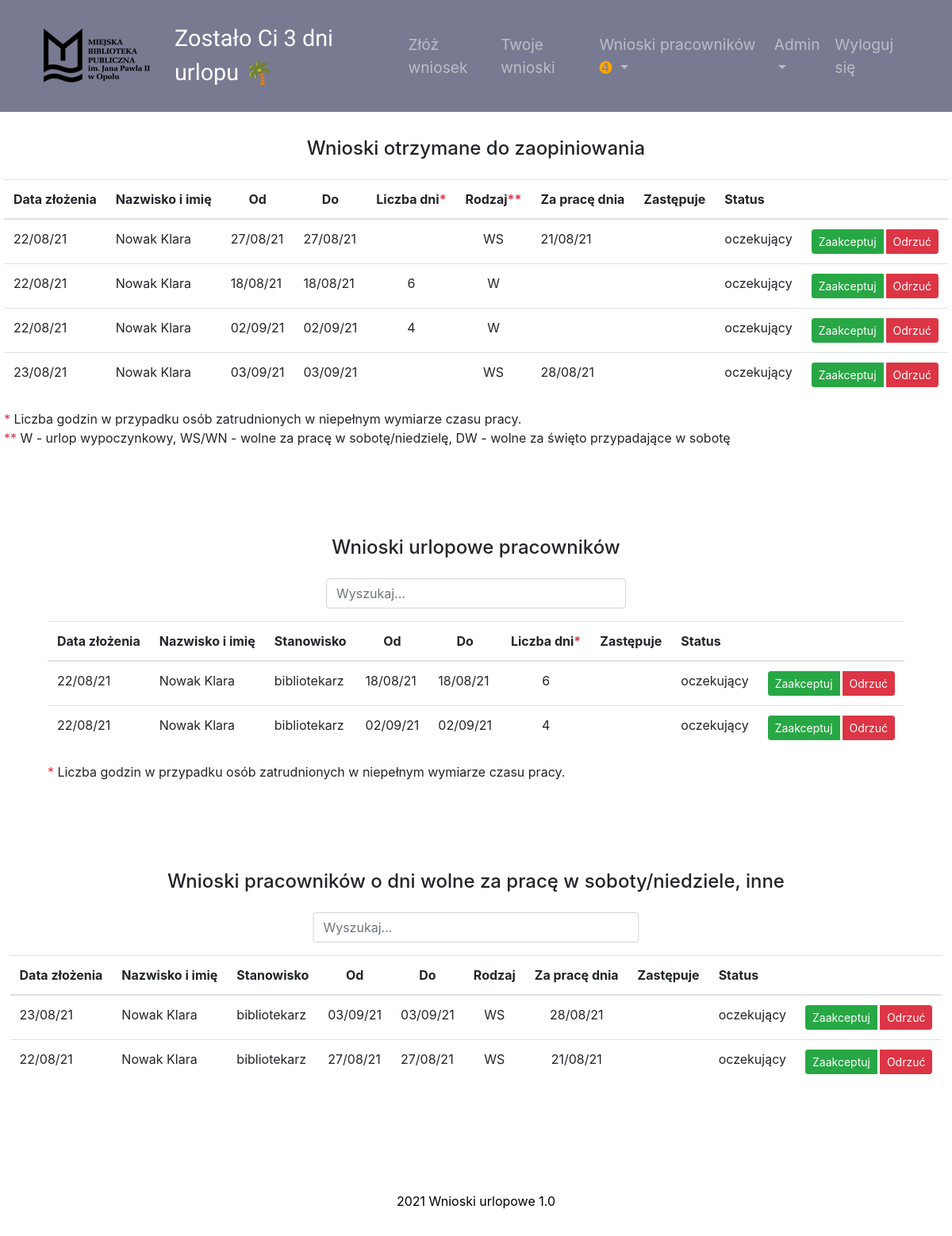
/employees_requests (signed in), run on an earlier commit of the app's database.
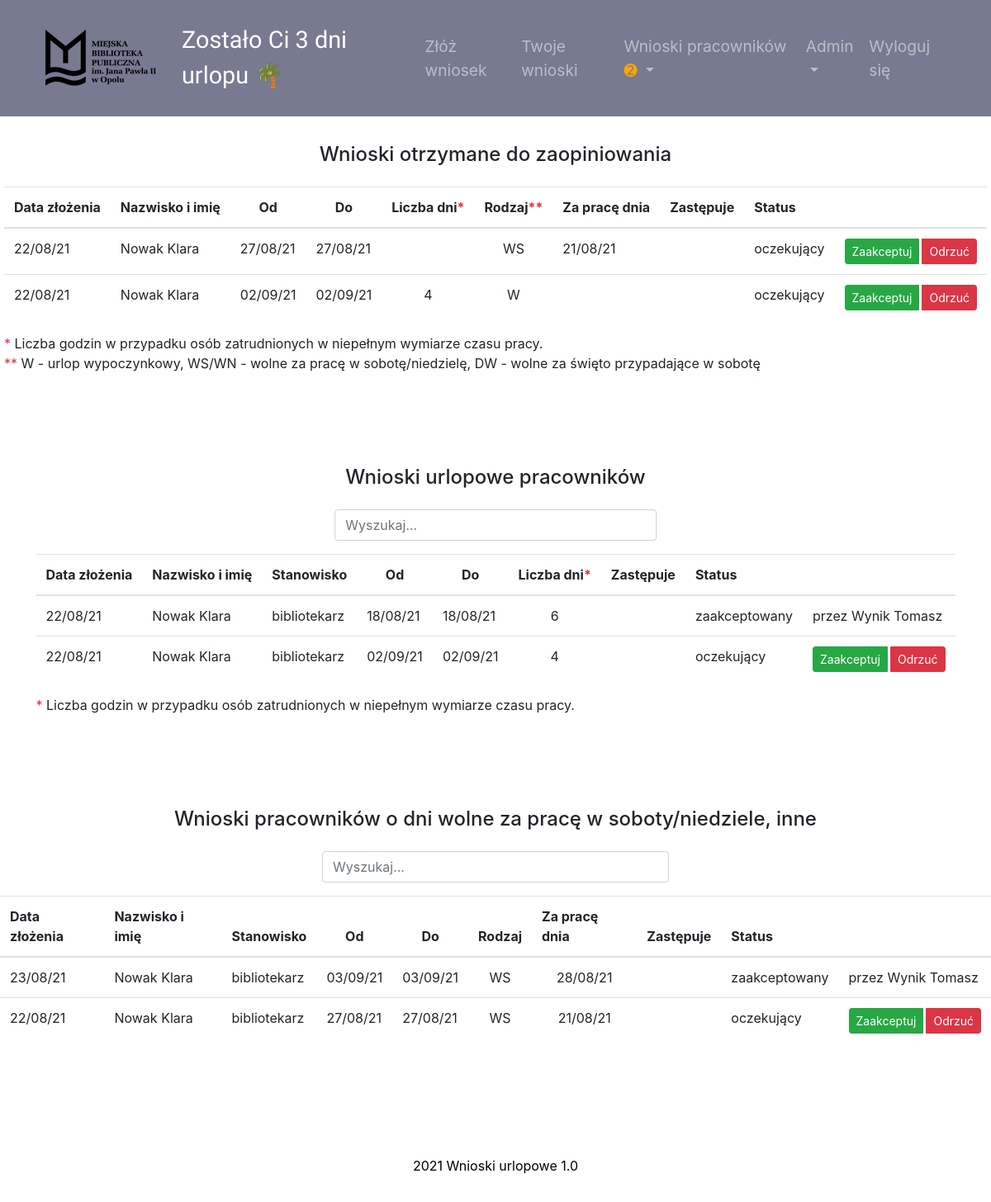
And on a later commit of the database.
### main.py (models this page shows, shortened)
class Request(db.Model):
    __tablename__ = "requests"
    id = db.Column(db.Integer, primary_key=True)
    author_id = db.Column(db.Integer, db.ForeignKey("employees.id"))
    author = relationship("Employee", back_populates="requests")
    type = db.Column(db.String(250), nullable=False)
    work_date = db.Column(db.String(250))
    send_date = db.Column(db.String(250), nullable=False)
    start_date = db.Column(db.String(250), nullable=False)
    end_date = db.Column(db.String(250))
    days = db.Column(db.Integer)
    status = db.Column(db.String(15))
    substitute = db.Column(db.String(50), nullable=True)
    send_to_person = db.Column(db.String(50))
    signed_by = db.Column(db.String(50))

class Employee(UserMixin, db.Model):
    __tablename__ = "employees"
    id = db.Column(db.Integer, primary_key=True)
    name = db.Column(db.String(50), unique=False, nullable=False)
    login = db.Column(db.String(10), unique=True, nullable=False)
    password = db.Column(db.String(100))
    position = db.Column(db.String(50), unique=False)
    position_info = db.Column(db.String(20))
    work_place = db.Column(db.String)
    is_manager = db.Column(db.String(3), nullable=False)
    is_topmanager = db.Column(db.String(3), nullable=False)
    work_time = db.Column(db.Float, unique=False, nullable=False)
    email = db.Column(db.String)
    days_off = db.Column(db.Integer, nullable=False)
    annual_days_off = db.Column(db.Integer)
    contract_end = db.Column(db.String)
    requests = relationship("Request", back_populates="author")
    sickleaves = relationship("SickLeave", back_populates="person")
    manager_id = db.Column(db.Integer, db.ForeignKey("employees.id"))
    manager = relationship("Employee", backref='subordinates', remote_side="Employee.id")
    today_note = db.Column(db.String(20))
    additional_info = db.Column(db.String)

### main.py (the view)
@app.route("/employees_requests")
@login_required
def employees_requests():
    employee_to_search = Employee.query.get(current_user.id)
    employees_requests_received = db.session.query(Request).filter(
        Request.send_to_person == employee_to_search.name).filter(Request.status == "oczekujący")
    employees_requests_others = db.session.query(Request).filter(
        (Request.type == 'WS') | (Request.type == 'WN') | (Request.type == "DW")).order_by(
        desc(Request.send_date)).all()
    employees_requests_holiday = db.session.query(Request).filter(Request.type == "W").order_by(
        desc(Request.send_date)).all()
    request_list = len(employees_requests_received.all())
    return render_template("employees_requests.html", employees_requests_received=employees_requests_received,
                           employees_requests_holiday=employees_requests_holiday,
                           employees_requests_others=employees_requests_others, request_list=request_list)

### main.py (called while the page is built)
@login_manager.user_loader
def load_user(employee_id):
    return Employee.query.get(int(employee_id))

### templates/employees_requests.html (shortened to what the changed rows need)
{% include 'header.html' %}
<main>
<section class="page-section" id="to_accept" >
<div class="requests">
    <div class="main-table">
        <table class="table js-serial table-responsive" id="wnioski_table">
            <thead>
            <tr>
                <th scope="col">Data złożenia</th>
                <th scope="col">Nazwisko i imię</th>
                <th class="text-center" scope="col">Od</th>
                <th class="text-center" scope="col">Do</th>
                <th scope="col">Liczba dni<span class="text-danger">*</span></th>
                <th scope="col">Rodzaj<span class="text-danger">**</span></th>
                <th scope="col" class="text-center">Za pracę dnia</th>
                <th scope="col">Zastępuje</th>
                <th scope="col">Status</th>
                <th scope="col"></th>
            </tr>
            </thead>
            <tbody >
            {% for request in employees_requests_received %}
            <tr>
                <td>{{request.send_date}}</td>
                <td>{{request.author.name}} {{request.author.position_info}}</td>
                <td>{{request.start_date}}</td>
                <td>{{request.end_date}}</td>
                <td class="text-center">{{request.days}}</td>
                <td class="text-center">{{request.type}}</td>
                <td>{{request.work_date}}</td>
                <td>{{request.substitute}}</td>
                <td>{{request.status}}</td>
                {% if request.status=="oczekujący" %}
                <td>
                    <div class="btn-group btn-group-sm">
                        <a href="{{url_for('accept_request', manager_id=current_user.id, request_id=request.id)}}" role="button" class="btn btn-success mr-1  ">Zaakceptuj</a>
                        <a href="{{url_for('reject_request', manager_id=current_user.id, request_id=request.id)}}" role="button" class="btn btn-danger">Odrzuć</a>
                    </div>
                </td>
                {%else%}
                 <td>przez {{request.signed_by}}</td>
                {% endif %}
            </tr>
            {% endfor %}
            </tbody>
        </table>
        </div>
</div>
</section>
<section class="page-section" id="holiday">
    <div class="requests" >
        <div class="main-table">
        <table class="table js-serial table-responsive ">
            <thead>
            <tr>
                <th scope="col">Data złożenia</th>
                <th scope="col">Nazwisko i imię</th>
                <th scope="col">Stanowisko</th>
                <th class="text-center" scope="col">Od</th>
                <th class="text-center" scope="col">Do</th>
                <th scope="col">Liczba dni<span class="text-danger">*</span></th>
                <th scope="col">Zastępuje</th>
                <th scope="col">Status</th>
                <th scope="col"></th>
            </tr>
            </thead>
            {% if not current_user.is_topmanager %}
            <tbody class="myTable" id="myTable">
            {% for request in employees_requests_holiday %}
            {% if request.author.manager.name == current_user.name%}
            <tr>
                <td>{{request.send_date}}</td>
                <td>{{request.author.name}}</td>
                <td>{{request.author.position}}</td>
                <td>{{request.start_date}}</td>
                <td>{{request.end_date}}</td>
                <td class="text-center">{{request.days}}</td>
                <td>{{request.substitute}}</td>
                <td>{{request.status}}</td>
                {% if request.status=="oczekujący" %}
                <td>
                    <div class="btn-group btn-group-sm">
                        <a href="{{url_for('accept_request', manager_id=current_user.id, request_id=request.id)}}" role="button" class="btn btn-success mr-1  ">Zaakceptuj</a>
                        <a href="{{url_for('reject_request', manager_id=current_user.id, request_id=request.id)}}" role="button" class="btn btn-danger">Odrzuć</a>
                    </div>
                </td>
                {%else%}
                 <td>przez {{request.signed_by}}</td>
                {% endif %}
            </tr>
            {% endif %}
            {% endfor %}
            </tbody>
            {%else%}
                 <tbody class="myTable" id="myTable3">
            {% for request in employees_requests_holiday %}
            {% if request.author.name != current_user.name %}
            {% if request.author.manager_id==current_user.id %}
            <tr>
                <td>{{request.send_date}}</td>
                <td>{{request.author.name}}</td>
                <td>{{request.author.position}}</td>
                <td>{{request.start_date}}</td>
                <td>{{request.end_date}}</td>
                <td class="text-center">{{request.days}}</td>
                <td>{{request.substitute}}</td>
                <td>{{request.status}}</td>
                {% if request.status=="oczekujący" %}
                <td>
                    <div class="btn-group btn-group-sm">
                        <a href="{{url_for('accept_request', manager_id=current_user.id, request_id=request.id)}}" role="button" class="btn btn-success mr-1  ">Zaakceptuj</a>
                        <a href="{{url_for('reject_request', manager_id=current_user.id, request_id=request.id)}}" role="button" class="btn btn-danger">Odrzuć</a>
                    </div>
                </td>
                {%else%}
                 <td>przez {{request.signed_by}}</td>
                {% endif %}
            </tr>
            {% endif%}
            {% endif%}
            {% endfor %}
            </tbody>
            {%endif%}
        </table>
            </div>
        </div>
    </section>
<section class="page-section" id="saturday">
    <div class="requests" >
        <div class="main-table">
        <table class="table js-serial table-responsive">
            <thead>
            <tr>
                <th scope="col">Data złożenia</th>
                <th scope="col">Nazwisko i imię</th>
                <th scope="col">Stanowisko</th>
                <th class="text-center" scope="col">Od</th>
                <th class="text-center" scope="col">Do</th>
                <th scope="col">Rodzaj</th>
                <th scope="col">Za pracę dnia</th>
                <th scope="col">Zastępuje</th>
                <th scope="col">Status</th>
                <th scope="col"></th>
            </tr>
            </thead>
            {% if not current_user.is_topmanager %}
            <tbody class="myTable2" id="myTable2">
            {% for request in employees_requests_others %}
             {% if request.author.manager.name == current_user.name %}
            <tr>
                <td class="search">{{request.send_date}}</td>
                <td>{{request.author.name}}</td>
                <td>{{request.author.position}}</td>
                <td class="search">{{request.start_date}}</td>
                <td class="search">{{request.end_date}}</td>
                <td class="text-center">{{request.type}}</td>
                <td>{{request.work_date}}</td>
                <td>{{request.substitute}}</td>
                <td class="search">{{request.status}}</td>
                {% if request.status=="oczekujący" %}
                <td id="action_others">
                    <div class="btn-group btn-group-sm">
                         <a href="{{url_for('accept_request', manager_id=current_user.id, request_id=request.id)}}" role="button" class="btn btn-success mr-1  ">Zaakceptuj</a>
                        <a href="{{url_for('reject_request', manager_id=current_user.id, request_id=request.id)}}" role="button" class="btn btn-danger">Odrzuć</a>
                    </div>
                </td>
                {% else %}
                <td>przez {{request.signed_by}}</td>
                {% endif %}
            </tr>
            {%endif%}
            {% endfor %}
            </tbody>
            {%else %}
             <tbody class="myTable2" id="myTable4">
            {% for request in employees_requests_others %}
            {% if request.author.name != current_user.name %}
            {% if request.author.manager_id==current_user.id %}
            <tr>
                <td class="search">{{request.send_date}}</td>
                <td >{{request.author.name}}</td>
                <td>{{request.author.position}}</td>
                <td class="search">{{request.start_date}}</td>
                <td class="search">{{request.end_date}}</td>
                <td class="text-center">{{request.type}}</td>
                <td class="text-center">{{request.work_date}}</td>
                <td>{{request.substitute}}</td>
                <td class="search">{{request.status}}</td>
                {% if request.status=="oczekujący" %}
                <td id="action_others1">
                    <div class="btn-group btn-group-sm">
                         <a href="{{url_for('accept_request', manager_id=current_user.id, request_id=request.id)}}" role="button" class="btn btn-success mr-1  ">Zaakceptuj</a>
                        <a href="{{url_for('reject_request', manager_id=current_user.id, request_id=request.id)}}" role="button" class="btn btn-danger">Odrzuć</a>
                    </div>
                </td>
                {% else %}
                <td>przez {{request.signed_by}}</td>
                {% endif %}
            </tr>
            {%endif%}
            {%endif%}
            {% endfor %}
            </tbody>
            {%endif%}
        </table>
            </div>
    </div>
    </section>
    </main>
{% include 'footer.html' %}

### templates/header.html (shortened to what this page needs)
<!DOCTYPE html>
<html lang="pl">
<head>
    <link rel="stylesheet" href="https://maxcdn.bootstrapcdn.com/bootstrap/4.0.0/css/bootstrap.min.css"
>
    <link rel="stylesheet" href="https://cdnjs.cloudflare.com/ajax/libs/bootstrap-datepicker/1.9.0/css/bootstrap-datepicker.min.css"/>
    <link rel="stylesheet" href="./static/style.css" >
</head>
<body>
    <nav class="navbar position-sticky top-0 navbar-expand-lg navbar-dark w-100">
<div class="container-fluid">
        <a href="{{url_for('main')}}" class="navbar-brand ml-1" id="nav_urlop"><img src="/static/mbp_logo.png" class="d-inline-block align-center"  style="padding-right: 15px;"></a><p class="info"> {%if current_user.is_authenticated%} Zostało Ci {{current_user.days_off}} {% if current_user.work_time<1 %}godz. {%else%} dni  {%endif%}urlopu <span class="palm">🌴</span> {%endif%}</p>
        <div class="collapse navbar-collapse" id="navbarSupportedContent">
        <ul class="navbar-nav ml-auto">
            {% if current_user.position != "dyrektor"%}
                 <li class="nav-item">
                <a class="nav-link link-hide" href="{{url_for('main')}}">Złóż wniosek</a>
            </li>
            <li class="nav-item">
                <a class="nav-link link-hide" href="{{url_for('my_requests')}}">Twoje wnioski</a>
            </li>
            {% endif %}
            {% if current_user.is_manager == "TAK" %}
              <li class="nav-item dropdown">
      <a class="nav-link dropdown-toggle" href="{{url_for('employees_requests')}}" id="navbardrop" data-toggle="dropdown">
        Wnioski pracowników
          <span style='color:orange;'>
              {% if not request_list or request_list==0 %}
              {% else%}
              {% if request_list ==1  %}➊
              {% elif request_list ==2 %} ➋
              {% elif request_list ==3 %} ➌
              {% elif request_list ==4 %} ➍
              {% elif request_list ==5 %} ➎
              {% elif request_list ==6 %} ➏
              {% elif request_list ==7 %} ➐
              {% elif request_list ==8 %} ➑
              {% elif request_list ==9 %} ➒
              {% elif request_list ==10 %} ➓
              {% elif request_list >10 %} ➓+
              {% endif %}
              {% endif %}
          </span>
      </a>
    </li>
{% endif %}
            {% if current_user.login in ["wynik", "kostek"] %}
                     <li class="nav-item dropdown">
      <a class="nav-link dropdown-toggle" href="{{url_for('admin_site')}}" id="navbardrop2" data-toggle="dropdown">
        Admin</a>
    </li>
           {% endif %}
            <li class="nav-item">
                <a class="nav-link link-hide" href="{{url_for('logout')}}">Wyloguj się</a>
            </li>
        </ul>
        </div>
    </div>
    </nav>

What changed in the data, as far as the page shows it:
no longer on one of the page's lists (row edited): Request: send_date "22/08/21", author.name "Nowak Klara", start_date "18/08/21", end_date "18/08/21", days "6", type "W", status "oczekujący"
no longer on one of the page's lists (row edited): Request: send_date "23/08/21", author.name "Nowak Klara", start_date "03/09/21", end_date "03/09/21", type "WS", work_date "28/08/21", status "oczekujący"
changed Request (number 3 of 4 on the later page): status "oczekujący" → "zaakceptowany"; signed_by (not shown) → "Wynik Tomasz"; status "Zaakceptuj Odrzuć" → "przez"
changed Request (number 4 of 4 on the later page): status "oczekujący" → "zaakceptowany"; signed_by (not shown) → "Wynik Tomasz"; status "Zaakceptuj Odrzuć" → "przez"
Also different on the page:
text no longer shown: "➍"
text now shown: "➋"
